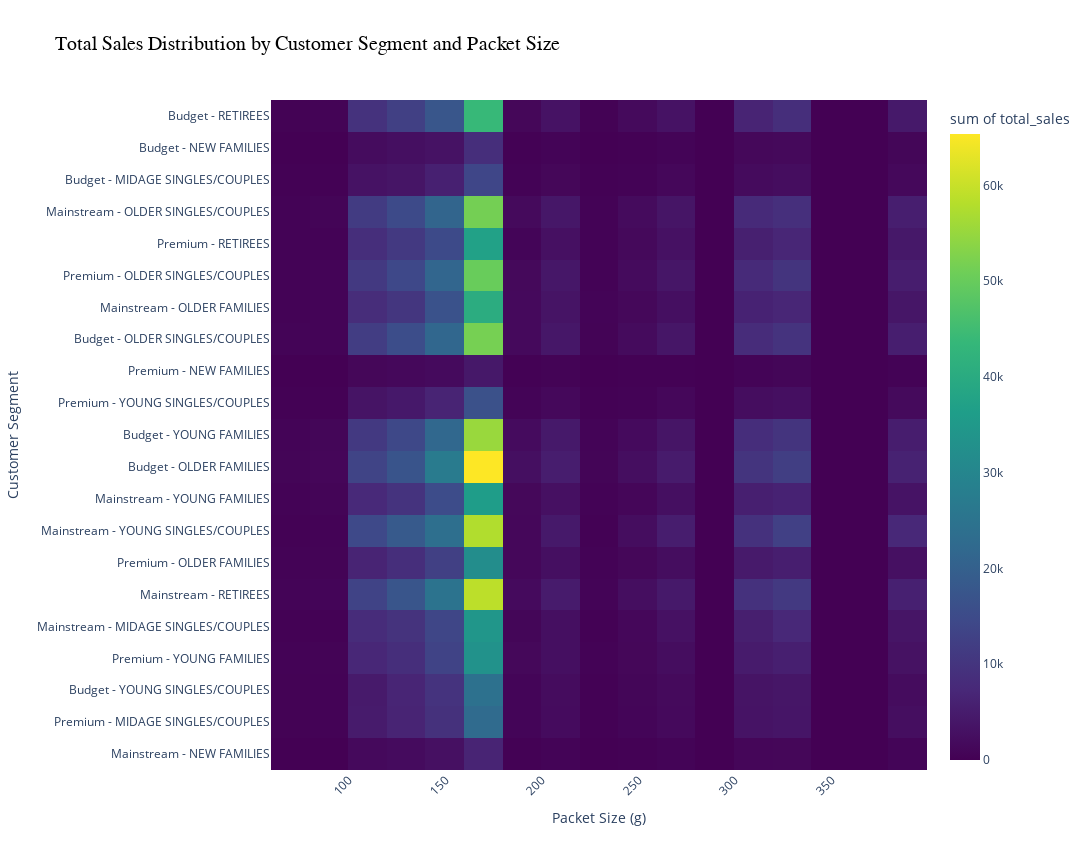

This figure's notebook cell:
### Code cell
import plotly.express as px
import pandas as pd

# Step 1: Query summarized data including total_sales and packet size
segment_performance = con.query("""
    SELECT
        premium_customer,
        lifestage,
        size,
        time,
        SUM(revenue) AS total_sales
    FROM overview
    GROUP BY premium_customer, lifestage, size, time
""").df()

# Step 2: Combine customer type and lifestage into a single 'segment' column
segment_performance['segment'] = (
    segment_performance['premium_customer'] + ' - ' + segment_performance['lifestage']
)

# Step 3: Ensure consistent size ordering (include all known packet sizes)
size_order = [70, 90, 110, 125, 134, 135, 150, 160, 165, 170, 175, 
              180, 190, 200, 210, 220, 250, 270, 300, 330, 380]

segment_performance['size'] = pd.Categorical(
    segment_performance['size'], 
    categories=size_order, 
    ordered=True
)

# Step 4: Create a heatmap showing total_sales across segments and packet size
fig = px.density_heatmap(
    segment_performance,
    x='size',
    y='segment',
    z='total_sales',
    color_continuous_scale='Viridis',
    title='Total Sales Distribution by Customer Segment and Packet Size',
)

# Step 5: Improve layout for readability
fig.update_layout(
    height=850,
    width=1250,
    title_font=dict(size=20, family='Arial', color='black'),
    xaxis_title='Packet Size (g)',
    yaxis_title='Customer Segment',
    margin=dict(l=80, r=80, t=100, b=80)
)

# Step 6: Adjust x-axis labeling and ordering
fig.update_xaxes(
    categoryorder='array',
    categoryarray=size_order,
    tickangle=-45
)

fig.show()

### Figure 1 — Plotly figure (JSON) as saved in the notebook; plotly's stock layout.template omitted (floating-point values rounded to 4 significant figures; data arrays with more than 128 entries replaced by an {"elided": "..."} marker saying what was removed)
{"data": [{"coloraxis": "coloraxis", "histfunc": "sum", "hovertemplate": "size=%{x}<br>segment=%{y}<br>sum of total_sales=%{z}<extra></extra>", "name": "", "type": "histogram2d", "x": {"elided": "5201 int values"}, "xaxis": "x", "xbingroup": "x", "y": {"elided": "5201 str values"}, "yaxis": "y", "ybingroup": "y", "z": {"elided": "5201 float values"}}], "layout": {"coloraxis": {"colorbar": {"title": {"text": "sum of total_sales"}}, "colorscale": [[0, "#440154"], [0.1111, "#482878"], [0.2222, "#3e4989"], [0.3333, "#31688e"], [0.4444, "#26828e"], [0.5556, "#1f9e89"], [0.6667, "#35b779"], [0.7778, "#6ece58"], [0.8889, "#b5de2b"], [1, "#fde725"]]}, "height": 850, "legend": {"tracegroupgap": 0}, "margin": {"b": 80, "l": 80, "r": 80, "t": 100}, "title": {"font": {"color": "black", "family": "Arial", "size": 20}, "text": "Total Sales Distribution by Customer Segment and Packet Size"}, "width": 1250, "xaxis": {"anchor": "y", "categoryarray": [70, 90, 110, 125, 134, 135, 150, 160, 165, 170, 175, 180, 190, 200, 210, 220, 250, 270, 300, 330, 380], "categoryorder": "array", "domain": [0, 1], "tickangle": -45, "title": {"text": "Packet Size (g)"}}, "yaxis": {"anchor": "x", "domain": [0, 1], "title": {"text": "Customer Segment"}}}}
